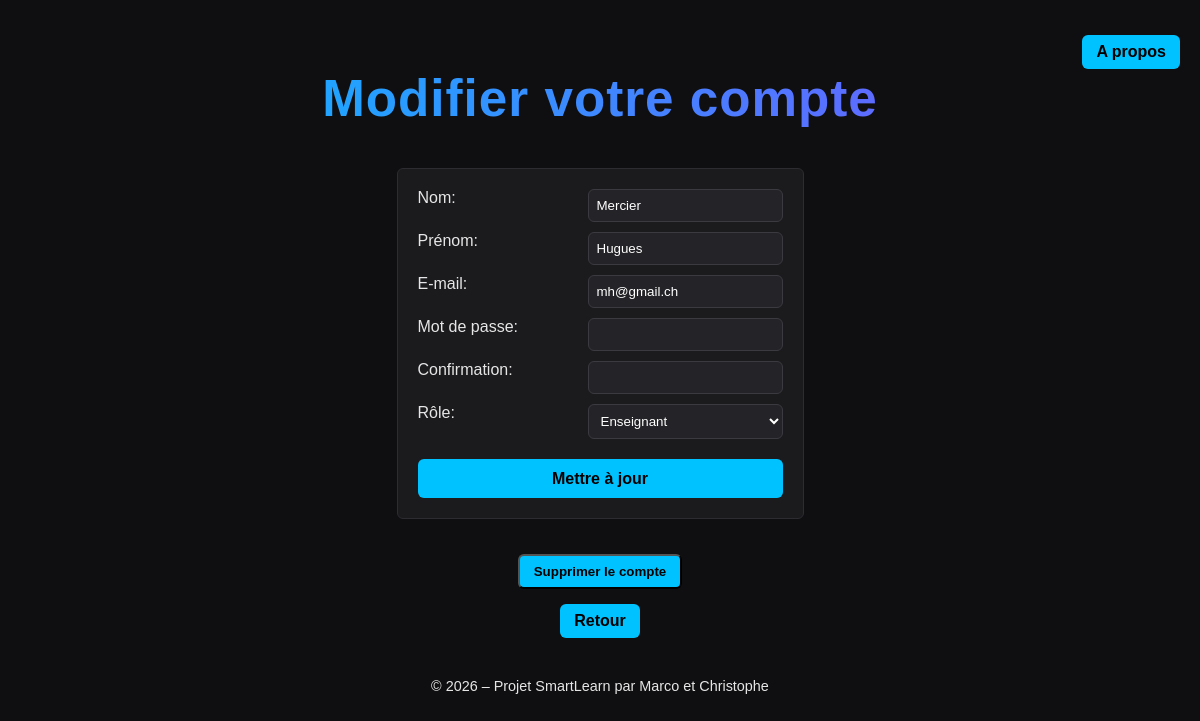
Page /smartlearn/user (signed in) on the committed database.
### tables this page shows
CREATE TABLE user (
    id INT AUTO_INCREMENT PRIMARY KEY,
    email VARCHAR(50) NOT NULL UNIQUE,
    name VARCHAR(50) NOT NULL,
    forename VARCHAR(50) NOT NULL,
    password VARCHAR(255) NOT NULL,
    role ENUM('teacher', 'student') NOT NULL DEFAULT 'student'
);

### app/controllers/UserController.php (called while the page is built, shortened)
<?php
class UserController {
    public function index() {
        $user = User::fetchId($_SESSION['user']['id']);
        $nav = NavigationHelper::getNavigationButton();
        return Helper::view("user", [
            'title' => 'Modifier votre compte',
            'btnAbout' => $nav['btnAbout'],
            'btnAboutLink'   => $nav['btnAboutLink'],
            'btName' => 'Mettre à jour',
            'btnLink' => 'list',
            'user' => $user
        ], public: true);
    }
}

### index.php (called while the page is built, shortened)
<?php
try {
    $uri = Request::uri();
    $router = Router::load('routes.php');
    $router->direct($uri);
} catch (Exception $e) {
    error_log($e->getMessage());
    Helper::view('error', [
        'title' => 'Erreur interne – 500',
        'message' => "Une erreur inattendue est survenue : " . $e->getMessage()
    ], public: true);
    exit;
}

### core/Model.php (called while the page is built, shortened)
<?php
class Model {
   public static function tableName() {
      return strtolower(get_called_class());
   }
   public static function primaryKeyName() {
      return "id";
   }
    public static function fetchId($id) {
      $dbh = App::get('dbh');
      $statement = $dbh->prepare("SELECT * FROM " . static::tableName() . " WHERE " . static::primaryKeyName() . " = ?");
      $statement->setFetchMode(PDO::FETCH_CLASS, get_called_class());
      $statement->execute([$id]);
      return $statement->fetch();
   }
}

### app/views/user.view.php (the view, shortened to what this page needs)
<?php
    $user = $user ?? (object)[
        'name' => '',
        'forename' => '',
        'email' => '',
        'role' => ''
    ];
?>
<form action="<?= isset($user->id) ? 'update-user' : 'create-user' ?>" method="post" class="form-grid">
    <label for="name">Nom:</label>
    <input type="text" id="name" name="name"
            value="<?= Helper::e($user->name) ?>">
    <label for="forename">Prénom:</label>
    <input type="text" id="forename" name="forename"
            value="<?= Helper::e($user->forename) ?>">
    <label for="email">E-mail:</label>
    <input type="email" id="email" name="email"
            value="<?= Helper::e($user->email) ?>">
    <label for="password">Mot de passe:</label>
    <input type="password" id="password" name="password">
    <label for="confirmation">Confirmation:</label>
    <input type="password" id="confirmation" name="confirmation">
    <label for="role">Rôle:</label>
    <select id="role" name="role">
        <option value="teacher" <?= $user->role === 'teacher' ? 'selected' : '' ?>>Enseignant</option>
    </select>
    <input type="submit" value="<?= $btName ?>" class="submit-btn">
</form>
<?php if ($btName === 'Mettre à jour'): ?>
    <form action="delete-user" method="post" onsubmit="return confirm('Voulez-vous vraiment supprimer votre compte ?');">
        <button type="submit" class="btn-about">Supprimer le compte</button>
    </form>
<?php endif; ?>
<a class="btn-about" href="<?= Helper::e($btnLink ?? 'list') ?>">Retour</a>

### public/css/style.css (style rules this page uses)
:root { --accent: #00c2ff; --accent-light: #4ddcff; --accent-dark: #008bb8; --color-bg: #0f0f11; --color-bg-alt: #16161a; --color-text: #e6e6e6; --color-text-muted: #a8a8a8; --red: #ff4d4d; --red-light: #ff8080; --red-bg: rgba(255, 0, 0, 0.15); --green: #4dff4d; --green-light: #80ff80; --green-bg: rgba(0, 255, 0, 0.15); --yellow: #ffd966; --yellow-light: #ffecb3; --gray: #2a2a2e; --gray-light: #3a3a40; --gray-bg: #1a1a1d; --separator: #ccc; --pastille-border: #555; --card-bg: var(--gray-bg); --card-border: var(--gray); --radius-border: 6px; --form-bg: #1b1b1e; --form-border: #2c2c31; --input-bg: #242428; --input-border: #3a3a40; --input-text: #ffffff; --btn-bg: var(--accent); --btn-text: #000; --btn-bg-hover: var(--accent-light); --btn-bg-active: var(--accent-dark); --disabled-bg: #ccc; --title-color: #e0e0e0; --meta-color: #e0e0e0; --gradient-end: #7d4dff; --suivi-user-color: var(--accent); --row-bg: #1a1a1a; --row-border: #2c2c2c; }
body { font-family: Arial, sans-serif; margin: 20px; background-color: var(--color-bg); color: var(--color-text); }
.btn-about { display: inline-block; padding: 8px 14px; margin-top: 15px; background-color: var(--btn-bg); color: var(--btn-text); border-radius: var(--radius-border); font-weight: bold; text-decoration: none; transition: background-color 0.2s ease; cursor: pointer; }
.form-grid { display: grid; grid-template-columns: 150px 1fr; gap: 10px 20px; width: auto; padding: 20px; margin-bottom: 20px; border: 1px solid var(--form-border); border-radius: var(--radius-border); background: var(--form-bg); }
.form-grid input[type="text"], .form-grid input[type="password"], .form-grid input[type="email"], .form-grid input[type="date"], .form-grid input[type="time"], .form-grid input[type="number"], .form-grid textarea, .form-grid select { background: var(--input-bg); border: 1px solid var(--input-border); color: var(--input-text); padding: 8px; border-radius: var(--radius-border); resize: none; }
.submit-btn { display: inline-block; grid-column: 1 / span 2; margin-top: 10px; padding: 10px; background: var(--btn-bg); color: var(--btn-text); border: none; border-radius: var(--radius-border); cursor: pointer; font-weight: bold; text-decoration: none; text-align: center; font-family: inherit; font-size: 16px; line-height: 1.2; }

### rows in the picture
user: name "Mercier", forename "Hugues", email "mh@gmail.ch", role "Enseignant"

### other values in the picture
Helper::e($btnAbout) "A propos"
Helper::e($title ?? "SmartLearn") "Modifier votre compte"
